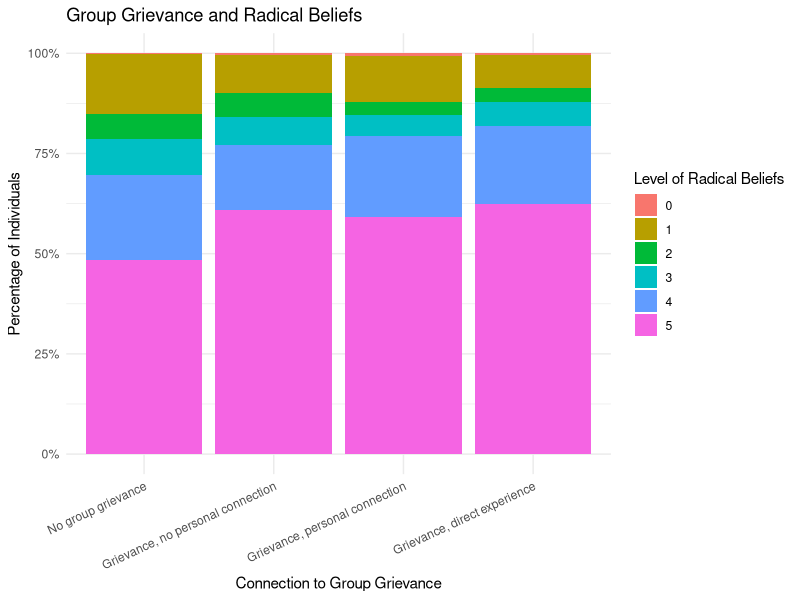
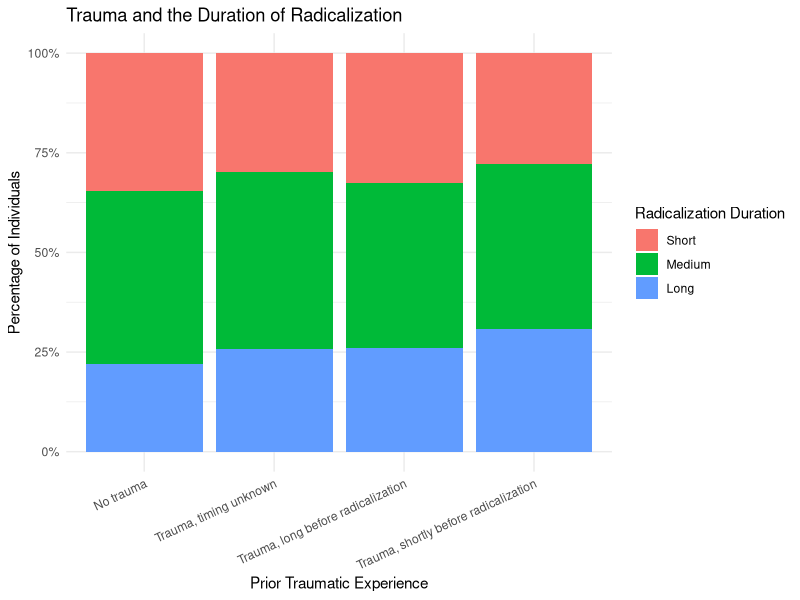
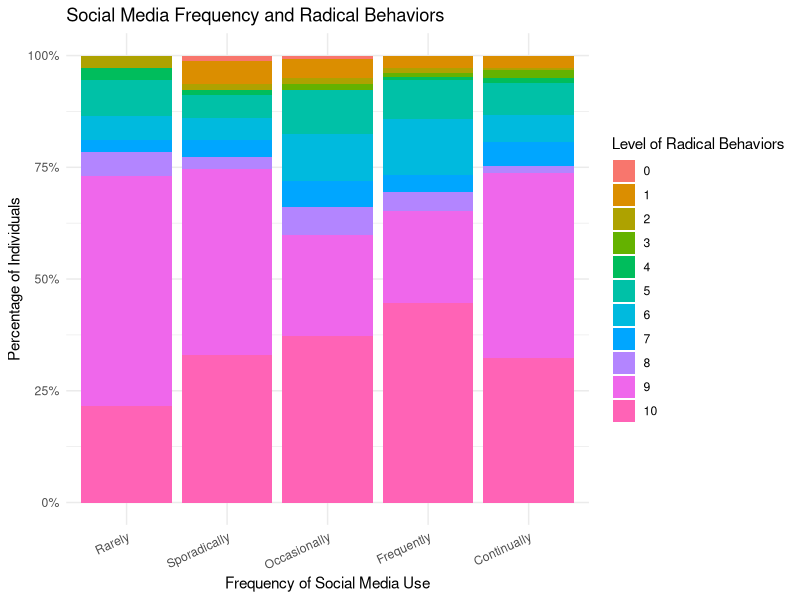

R code for these plots, in order:
## ---- chunk 1
# Load libraries
library(readr)
library(tidyverse)
## ---- chunk 2
# Load code
PIRUSV5 <- read_csv("PIRUSV5.csv")
View(PIRUSV5)
## ---- chunk 3
# Clean the data
grievance_data <- PIRUSV5 %>%
  filter(
    Group_Grievance >= 0,
    Radical_Beliefs >= 0
  ) %>%
  mutate(
    Group_Grievance = factor(
      Group_Grievance,
      levels = c(0, 1, 2, 3),
      labels = c(
        "No group grievance",
        "Grievance, no personal connection",
        "Grievance, personal connection",
        "Grievance, direct experience"
      )
    ),
    Radical_Beliefs = factor(
      Radical_Beliefs,
      levels = 0:5
    )
  )
## ---- chunk 4
# Create the visualization
ggplot(grievance_data, aes(x = Group_Grievance, fill = Radical_Beliefs)) +
  geom_bar(position = "fill") +
  scale_y_continuous(labels = scales::percent) +
  labs(
    title = "Group Grievance and Radical Beliefs",
    x = "Connection to Group Grievance",
    y = "Percentage of Individuals",
    fill = "Level of Radical Beliefs"
  ) +
  theme_minimal() +
  theme(
    axis.text.x = element_text(angle = 25, hjust = 1)
  )

## ---- chunk 5
# Clean the data
trauma_data <- PIRUSV5 %>%
  filter(
    Trauma >= 0,
    Rad_duration >= 0
  ) %>%
  mutate(
    Trauma = factor(
      Trauma,
      levels = c(0, 1, 2, 3),
      labels = c(
        "No trauma",
        "Trauma, timing unknown",
        "Trauma, long before radicalization",
        "Trauma, shortly before radicalization"
      )
    ),
    Rad_duration = factor(
      Rad_duration,
      levels = c(1, 2, 3),
      labels = c(
        "Short",
        "Medium",
        "Long"
      )
    )
  )

## ---- chunk 6
# Create the visualization
ggplot(trauma_data, aes(x = Trauma, fill = Rad_duration)) +
  geom_bar(position = "fill") +
  scale_y_continuous(labels = scales::percent) +
  labs(
    title = "Trauma and the Duration of Radicalization",
    x = "Prior Traumatic Experience",
    y = "Percentage of Individuals",
    fill = "Radicalization Duration"
  ) +
  theme_minimal() +
  theme(
    axis.text.x = element_text(angle = 25, hjust = 1)
  )
## ---- chunk 7
# Clean the data
social_media_data <- PIRUSV5 %>%
  filter(
    Social_Media_Frequency >= 1,
    Radical_Behaviors >= 0
  ) %>%
  mutate(
    Social_Media_Frequency = factor(
      Social_Media_Frequency,
      levels = 1:5,
      labels = c(
        "Rarely",
        "Sporadically",
        "Occasionally",
        "Frequently",
        "Continually"
      )
    ),
    Radical_Behaviors = factor(
      Radical_Behaviors,
      levels = 0:10
    )
  )
## ---- chunk 8
# Create the visualization
ggplot(
  social_media_data,
  aes(x = Social_Media_Frequency, fill = Radical_Behaviors)
) +
  geom_bar(position = "fill") +
  scale_y_continuous(labels = scales::percent) +
  labs(
    title = "Social Media Frequency and Radical Behaviors",
    x = "Frequency of Social Media Use",
    y = "Percentage of Individuals",
    fill = "Level of Radical Behaviors"
  ) +
  theme_minimal() +
  theme(
    axis.text.x = element_text(angle = 25, hjust = 1)
  )
